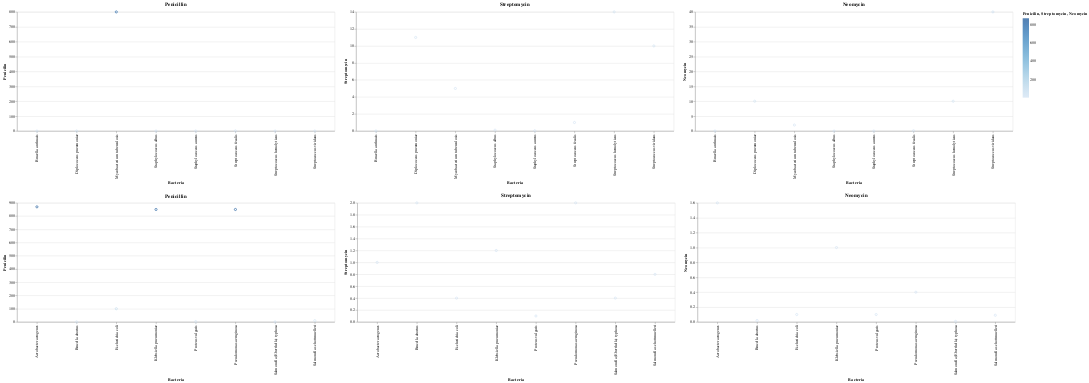

Notebook code cell kept with this figure:
### Code cell
import pandas as pd
import altair as alt

# Your dataset
data = {
    'Bacteria': [
        'Aerobacter aerogenes', 'Brucella abortus', 'Brucella anthracis',
        'Diplococcus pneumoniae', 'Escherichia coli', 'Klebsiella pneumoniae',
        'Mycobacterium tuberculosis', 'Proteus vulgaris', 'Pseudomonas aeruginosa',
        'Salmonella (Eberthella) typhosa', 'Salmonella schottmuelleri',
        'Staphylococcus albus', 'Staphylococcus aureus', 'Streptococcus fecalis',
        'Streptococcus hemolyticus', 'Streptococcus viridans'
    ],
    'Penicilin': [870.000, 1.000, 0.001, 0.005, 100.000, 850.000, 800.000, 3.000, 850.000, 1.000, 10.000, 0.007, 0.030, 1.000, 0.001, 0.005],
    'Streptomycin': [1.00, 2.00, 0.01, 11.00, 0.40, 1.20, 5.00, 0.10, 2.00, 0.40, 0.80, 0.10, 0.03, 1.00, 14.00, 10.00],
    'Neomycin': [1.600, 0.020, 0.007, 10.000, 0.100, 1.000, 2.000, 0.100, 0.400, 0.008, 0.090, 0.001, 0.001, 0.100, 10.000, 40.000],
    'Gram Staining': ['negative', 'negative', 'positive', 'positive', 'negative', 'negative', 'positive', 'negative', 'negative', 'negative', 'negative', 'positive', 'positive', 'positive', 'positive', 'positive']
}

df = pd.DataFrame(data)

# Create two separate dataframes for Gram positive and Gram negative
gram_pos = df[df['Gram Staining'] == 'positive']
gram_neg = df[df['Gram Staining'] == 'negative']

# Create the Altair charts for each antibiotic
penicillin_chart = alt.Chart(df).mark_point().encode(
    x='Bacteria',
    y='Penicilin',
    color='Penicilin:Q'
).properties(width=800, title='Penicillin')

streptomycin_chart = alt.Chart(df).mark_point().encode(
    x='Bacteria',
    y='Streptomycin',
    color='Streptomycin:Q'
).properties(width=800, title='Streptomycin')

neomycin_chart = alt.Chart(df).mark_point().encode(
    x='Bacteria',
    y='Neomycin',
    color='Neomycin:Q'
).properties(width=800, title='Neomycin')

# Combine the three charts for each Gram staining type
final_chart_pos = (penicillin_chart | streptomycin_chart | neomycin_chart).transform_filter(alt.datum['Gram Staining'] == 'positive')
final_chart_neg = (penicillin_chart | streptomycin_chart | neomycin_chart).transform_filter(alt.datum['Gram Staining'] == 'negative')

# Combine the two charts side by side
final_chart = alt.vconcat(final_chart_pos, final_chart_neg)

# Show the plot
final_chart

### Figure 1 — Vega specification as saved in the notebook (floating-point values rounded to 4 significant figures)
{"$schema": "https://vega.github.io/schema/vega/v5.json", "data": [{"name": "source_0"}, {"name": "data_0"}, {"name": "data_1", "values": [{"Bacteria": "Brucella anthracis", "Penicilin": 0.001}, {"Bacteria": "Diplococcus pneumoniae", "Penicilin": 0.005}, {"Bacteria": "Mycobacterium tuberculosis", "Penicilin": 800.0}, {"Bacteria": "Staphylococcus albus", "Penicilin": 0.007}, {"Bacteria": "Staphylococcus aureus", "Penicilin": 0.03}, {"Bacteria": "Streptococcus fecalis", "Penicilin": 1.0}, {"Bacteria": "Streptococcus hemolyticus", "Penicilin": 0.001}, {"Bacteria": "Streptococcus viridans", "Penicilin": 0.005}]}, {"name": "data_2", "values": [{"Bacteria": "Brucella anthracis", "Streptomycin": 0.01}, {"Bacteria": "Diplococcus pneumoniae", "Streptomycin": 11.0}, {"Bacteria": "Mycobacterium tuberculosis", "Streptomycin": 5.0}, {"Bacteria": "Staphylococcus albus", "Streptomycin": 0.1}, {"Bacteria": "Staphylococcus aureus", "Streptomycin": 0.03}, {"Bacteria": "Streptococcus fecalis", "Streptomycin": 1.0}, {"Bacteria": "Streptococcus hemolyticus", "Streptomycin": 14.0}, {"Bacteria": "Streptococcus viridans", "Streptomycin": 10.0}]}, {"name": "data_3", "values": [{"Bacteria": "Brucella anthracis", "Neomycin": 0.007}, {"Bacteria": "Diplococcus pneumoniae", "Neomycin": 10.0}, {"Bacteria": "Mycobacterium tuberculosis", "Neomycin": 2.0}, {"Bacteria": "Staphylococcus albus", "Neomycin": 0.001}, {"Bacteria": "Staphylococcus aureus", "Neomycin": 0.001}, {"Bacteria": "Streptococcus fecalis", "Neomycin": 0.1}, {"Bacteria": "Streptococcus hemolyticus", "Neomycin": 10.0}, {"Bacteria": "Streptococcus viridans", "Neomycin": 40.0}]}, {"name": "data_4"}, {"name": "data_5", "values": [{"Bacteria": "Aerobacter aerogenes", "Penicilin": 870.0}, {"Bacteria": "Brucella abortus", "Penicilin": 1.0}, {"Bacteria": "Escherichia coli", "Penicilin": 100.0}, {"Bacteria": "Klebsiella pneumoniae", "Penicilin": 850.0}, {"Bacteria": "Proteus vulgaris", "Penicilin": 3.0}, {"Bacteria": "Pseudomonas aeruginosa", "Penicilin": 850.0}, {"Bacteria": "Salmonella (Eberthella) typhosa", "Penicilin": 1.0}, {"Bacteria": "Salmonella schottmuelleri", "Penicilin": 10.0}]}, {"name": "data_6", "values": [{"Bacteria": "Aerobacter aerogenes", "Streptomycin": 1.0}, {"Bacteria": "Brucella abortus", "Streptomycin": 2.0}, {"Bacteria": "Escherichia coli", "Streptomycin": 0.4}, {"Bacteria": "Klebsiella pneumoniae", "Streptomycin": 1.2}, {"Bacteria": "Proteus vulgaris", "Streptomycin": 0.1}, {"Bacteria": "Pseudomonas aeruginosa", "Streptomycin": 2.0}, {"Bacteria": "Salmonella (Eberthella) typhosa", "Streptomycin": 0.4}, {"Bacteria": "Salmonella schottmuelleri", "Streptomycin": 0.8}]}, {"name": "data_7", "values": [{"Bacteria": "Aerobacter aerogenes", "Neomycin": 1.6}, {"Bacteria": "Brucella abortus", "Neomycin": 0.02}, {"Bacteria": "Escherichia coli", "Neomycin": 0.1}, {"Bacteria": "Klebsiella pneumoniae", "Neomycin": 1.0}, {"Bacteria": "Proteus vulgaris", "Neomycin": 0.1}, {"Bacteria": "Pseudomonas aeruginosa", "Neomycin": 0.4}, {"Bacteria": "Salmonella (Eberthella) typhosa", "Neomycin": 0.008}, {"Bacteria": "Salmonella schottmuelleri", "Neomycin": 0.09}]}, {"name": "data_1_concat_0_concat_0_x_domain_Bacteria", "values": [{"Bacteria": "Brucella anthracis"}, {"Bacteria": "Diplococcus pneumoniae"}, {"Bacteria": "Mycobacterium tuberculosis"}, {"Bacteria": "Staphylococcus albus"}, {"Bacteria": "Staphylococcus aureus"}, {"Bacteria": "Streptococcus fecalis"}, {"Bacteria": "Streptococcus hemolyticus"}, {"Bacteria": "Streptococcus viridans"}]}, {"name": "data_1_concat_0_concat_0_y_domain_Penicilin", "values": [{"min": 0.001, "max": 800.0}]}, {"name": "data_2_concat_0_concat_1_x_domain_Bacteria", "values": [{"Bacteria": "Brucella anthracis"}, {"Bacteria": "Diplococcus pneumoniae"}, {"Bacteria": "Mycobacterium tuberculosis"}, {"Bacteria": "Staphylococcus albus"}, {"Bacteria": "Staphylococcus aureus"}, {"Bacteria": "Streptococcus fecalis"}, {"Bacteria": "Streptococcus hemolyticus"}, {"Bacteria": "Streptococcus viridans"}]}, {"name": "data_2_concat_0_concat_1_y_domain_Streptomycin", "values": [{"min": 0.01, "max": 14.0}]}, {"name": "data_3_concat_0_concat_2_x_domain_Bacteria", "values": [{"Bacteria": "Brucella anthracis"}, {"Bacteria": "Diplococcus pneumoniae"}, {"Bacteria": "Mycobacterium tuberculosis"}, {"Bacteria": "Staphylococcus albus"}, {"Bacteria": "Staphylococcus aureus"}, {"Bacteria": "Streptococcus fecalis"}, {"Bacteria": "Streptococcus hemolyticus"}, {"Bacteria": "Streptococcus viridans"}]}, {"name": "data_3_concat_0_concat_2_y_domain_Neomycin", "values": [{"min": 0.001, "max": 40.0}]}, {"name": "data_5_concat_1_concat_0_x_domain_Bacteria", "values": [{"Bacteria": "Aerobacter aerogenes"}, {"Bacteria": "Brucella abortus"}, {"Bacteria": "Escherichia coli"}, {"Bacteria": "Klebsiella pneumoniae"}, {"Bacteria": "Proteus vulgaris"}, {"Bacteria": "Pseudomonas aeruginosa"}, {"Bacteria": "Salmonella (Eberthella) typhosa"}, {"Bacteria": "Salmonella schottmuelleri"}]}, {"name": "data_5_concat_1_concat_0_y_domain_Penicilin", "values": [{"min": 1.0, "max": 870.0}]}, {"name": "data_6_concat_1_concat_1_x_domain_Bacteria", "values": [{"Bacteria": "Aerobacter aerogenes"}, {"Bacteria": "Brucella abortus"}, {"Bacteria": "Escherichia coli"}, {"Bacteria": "Klebsiella pneumoniae"}, {"Bacteria": "Proteus vulgaris"}, {"Bacteria": "Pseudomonas aeruginosa"}, {"Bacteria": "Salmonella (Eberthella) typhosa"}, {"Bacteria": "Salmonella schottmuelleri"}]}, {"name": "data_6_concat_1_concat_1_y_domain_Streptomycin", "values": [{"min": 0.1, "max": 2.0}]}, {"name": "data_7_concat_1_concat_2_x_domain_Bacteria", "values": [{"Bacteria": "Aerobacter aerogenes"}, {"Bacteria": "Brucella abortus"}, {"Bacteria": "Escherichia coli"}, {"Bacteria": "Klebsiella pneumoniae"}, {"Bacteria": "Proteus vulgaris"}, {"Bacteria": "Pseudomonas aeruginosa"}, {"Bacteria": "Salmonella (Eberthella) typhosa"}, {"Bacteria": "Salmonella schottmuelleri"}]}, {"name": "data_7_concat_1_concat_2_y_domain_Neomycin", "values": [{"min": 0.008, "max": 1.6}]}], "signals": [{"name": "childHeight", "value": 300}, {"name": "concat_0_childWidth", "value": 800}, {"name": "concat_1_childWidth", "value": 800}], "marks": [{"type": "group", "name": "concat_0_group", "marks": [{"type": "group", "name": "concat_0_concat_0_group", "encode": {"update": {"width": {"signal": "concat_0_childWidth"}, "height": {"signal": "childHeight"}}}, "marks": [{"type": "symbol", "name": "concat_0_concat_0_marks", "from": {"data": "data_1"}, "encode": {"update": {"x": {"field": "Bacteria", "scale": "concat_0_concat_0_x"}, "y": {"field": "Penicilin", "scale": "concat_0_concat_0_y"}, "fill": {"value": "transparent"}, "opacity": {"value": 0.7}, "ariaRoleDescription": {"value": "point"}, "description": {"signal": "\"Bacteria: \" + (isValid(datum[\"Bacteria\"]) ? datum[\"Bacteria\"] : \"\"+datum[\"Bacteria\"]) + \"; Penicilin: \" + (format(datum[\"Penicilin\"], \"\"))"}, "stroke": {"field": "Penicilin", "scale": "color"}}}, "style": ["point"]}], "axes": [{"scale": "concat_0_concat_0_y", "ticks": false, "domain": false, "labels": false, "minExtent": 0, "maxExtent": 0, "grid": true, "zindex": 0, "orient": "left", "aria": false, "gridScale": "concat_0_concat_0_x", "tickCount": {"signal": "ceil(childHeight/40)"}}, {"scale": "concat_0_concat_0_x", "grid": false, "labelBaseline": "middle", "zindex": 0, "orient": "bottom", "labelAlign": "right", "title": "Bacteria", "labelAngle": 270}, {"scale": "concat_0_concat_0_y", "title": "Penicilin", "orient": "left", "grid": false, "labelOverlap": true, "tickCount": {"signal": "ceil(childHeight/40)"}, "zindex": 0}], "title": {"text": "Penicillin", "frame": "group"}, "style": "cell"}, {"type": "group", "name": "concat_0_concat_1_group", "encode": {"update": {"height": {"signal": "childHeight"}, "width": {"signal": "concat_0_childWidth"}}}, "marks": [{"type": "symbol", "name": "concat_0_concat_1_marks", "from": {"data": "data_2"}, "encode": {"update": {"ariaRoleDescription": {"value": "point"}, "x": {"field": "Bacteria", "scale": "concat_0_concat_1_x"}, "description": {"signal": "\"Bacteria: \" + (isValid(datum[\"Bacteria\"]) ? datum[\"Bacteria\"] : \"\"+datum[\"Bacteria\"]) + \"; Streptomycin: \" + (format(datum[\"Streptomycin\"], \"\"))"}, "y": {"field": "Streptomycin", "scale": "concat_0_concat_1_y"}, "opacity": {"value": 0.7}, "fill": {"value": "transparent"}, "stroke": {"field": "Streptomycin", "scale": "color"}}}, "style": ["point"]}], "axes": [{"scale": "concat_0_concat_1_y", "grid": true, "maxExtent": 0, "ticks": false, "zindex": 0, "orient": "left", "minExtent": 0, "labels": false, "tickCount": {"signal": "ceil(childHeight/40)"}, "aria": false, "gridScale": "concat_0_concat_1_x", "domain": false}, {"scale": "concat_0_concat_1_x", "labelAngle": 270, "title": "Bacteria", "labelAlign": "right", "grid": false, "labelBaseline": "middle", "orient": "bottom", "zindex": 0}, {"scale": "concat_0_concat_1_y", "zindex": 0, "orient": "left", "grid": false, "title": "Streptomycin", "labelOverlap": true, "tickCount": {"signal": "ceil(childHeight/40)"}}], "title": {"text": "Streptomycin", "frame": "group"}, "style": "cell"}, {"type": "group", "name": "concat_0_concat_2_group", "encode": {"update": {"width": {"signal": "concat_0_childWidth"}, "height": {"signal": "childHeight"}}}, "marks": [{"type": "symbol", "name": "concat_0_concat_2_marks", "from": {"data": "data_3"}, "encode": {"update": {"x": {"field": "Bacteria", "scale": "concat_0_concat_2_x"}, "y": {"field": "Neomycin", "scale": "concat_0_concat_2_y"}, "opacity": {"value": 0.7}, "description": {"signal": "\"Bacteria: \" + (isValid(datum[\"Bacteria\"]) ? datum[\"Bacteria\"] : \"\"+datum[\"Bacteria\"]) + \"; Neomycin: \" + (format(datum[\"Neomycin\"], \"\"))"}, "fill": {"value": "transparent"}, "stroke": {"field": "Neomycin", "scale": "color"}, "ariaRoleDescription": {"value": "point"}}}, "style": ["point"]}], "axes": [{"scale": "concat_0_concat_2_y", "grid": true, "labels": false, "domain": false, "aria": false, "minExtent": 0, "maxExtent": 0, "gridScale": "concat_0_concat_2_x", "orient": "left", "tickCount": {"signal": "ceil(childHeight/40)"}, "zindex": 0, "ticks": false}, {"scale": "concat_0_concat_2_x", "grid": false, "labelAlign": "right", "orient": "bottom", "labelAngle": 270, "title": "Bacteria", "labelBaseline": "middle", "zindex": 0}, {"scale": "concat_0_concat_2_y", "zindex": 0, "title": "Neomycin", "orient": "left", "grid": false, "labelOverlap": true, "tickCount": {"signal": "ceil(childHeight/40)"}}], "title": {"text": "Neomycin", "frame": "group"}, "style": "cell"}], "layout": {"padding": 20, "bounds": "full", "align": "each"}}, {"type": "group", "name": "concat_1_group", "marks": [{"type": "group", "name": "concat_1_concat_0_group", "encode": {"update": {"height": {"signal": "childHeight"}, "width": {"signal": "concat_1_childWidth"}}}, "marks": [{"type": "symbol", "name": "concat_1_concat_0_marks", "from": {"data": "data_5"}, "encode": {"update": {"x": {"field": "Bacteria", "scale": "concat_1_concat_0_x"}, "stroke": {"field": "Penicilin", "scale": "color"}, "y": {"field": "Penicilin", "scale": "concat_1_concat_0_y"}, "fill": {"value": "transparent"}, "description": {"signal": "\"Bacteria: \" + (isValid(datum[\"Bacteria\"]) ? datum[\"Bacteria\"] : \"\"+datum[\"Bacteria\"]) + \"; Penicilin: \" + (format(datum[\"Penicilin\"], \"\"))"}, "opacity": {"value": 0.7}, "ariaRoleDescription": {"value": "point"}}}, "style": ["point"]}], "axes": [{"scale": "concat_1_concat_0_y", "maxExtent": 0, "orient": "left", "gridScale": "concat_1_concat_0_x", "tickCount": {"signal": "ceil(childHeight/40)"}, "ticks": false, "zindex": 0, "aria": false, "grid": true, "domain": false, "labels": false, "minExtent": 0}, {"scale": "concat_1_concat_0_x", "title": "Bacteria", "zindex": 0, "orient": "bottom", "grid": false, "labelAlign": "right", "labelAngle": 270, "labelBaseline": "middle"}, {"scale": "concat_1_concat_0_y", "zindex": 0, "grid": false, "tickCount": {"signal": "ceil(childHeight/40)"}, "title": "Penicilin", "orient": "left", "labelOverlap": true}], "title": {"text": "Penicillin", "frame": "group"}, "style": "cell"}, {"type": "group", "name": "concat_1_concat_1_group", "encode": {"update": {"height": {"signal": "childHeight"}, "width": {"signal": "concat_1_childWidth"}}}, "marks": [{"type": "symbol", "name": "concat_1_concat_1_marks", "from": {"data": "data_6"}, "encode": {"update": {"description": {"signal": "\"Bacteria: \" + (isValid(datum[\"Bacteria\"]) ? datum[\"Bacteria\"] : \"\"+datum[\"Bacteria\"]) + \"; Streptomycin: \" + (format(datum[\"Streptomycin\"], \"\"))"}, "opacity": {"value": 0.7}, "ariaRoleDescription": {"value": "point"}, "fill": {"value": "transparent"}, "x": {"field": "Bacteria", "scale": "concat_1_concat_1_x"}, "y": {"field": "Streptomycin", "scale": "concat_1_concat_1_y"}, "stroke": {"field": "Streptomycin", "scale": "color"}}}, "style": ["point"]}], "axes": [{"scale": "concat_1_concat_1_y", "ticks": false, "aria": false, "gridScale": "concat_1_concat_1_x", "minExtent": 0, "zindex": 0, "grid": true, "orient": "left", "tickCount": {"signal": "ceil(childHeight/40)"}, "domain": false, "maxExtent": 0, "labels": false}, {"scale": "concat_1_concat_1_x", "title": "Bacteria", "orient": "bottom", "grid": false, "labelAlign": "right", "labelAngle": 270, "labelBaseline": "middle", "zindex": 0}, {"scale": "concat_1_concat_1_y", "grid": false, "title": "Streptomycin", "orient": "left", "zindex": 0, "labelOverlap": true, "tickCount": {"signal": "ceil(childHeight/40)"}}], "title": {"text": "Streptomycin", "frame": "group"}, "style": "cell"}, {"type": "group", "name": "concat_1_concat_2_group", "encode": {"update": {"width": {"signal": "concat_1_childWidth"}, "height": {"signal": "childHeight"}}}, "marks": [{"type": "symbol", "name": "concat_1_concat_2_marks", "from": {"data": "data_7"}, "encode": {"update": {"y": {"field": "Neomycin", "scale": "concat_1_concat_2_y"}, "opacity": {"value": 0.7}, "x": {"field": "Bacteria", "scale": "concat_1_concat_2_x"}, "stroke": {"field": "Neomycin", "scale": "color"}, "ariaRoleDescription": {"value": "point"}, "description": {"signal": "\"Bacteria: \" + (isValid(datum[\"Bacteria\"]) ? datum[\"Bacteria\"] : \"\"+datum[\"Bacteria\"]) + \"; Neomycin: \" + (format(datum[\"Neomycin\"], \"\"))"}, "fill": {"value": "transparent"}}}, "style": ["point"]}], "axes": [{"scale": "concat_1_concat_2_y", "domain": false, "tickCount": {"signal": "ceil(childHeight/40)"}, "maxExtent": 0, "ticks": false, "gridScale": "concat_1_concat_2_x", "grid": true, "minExtent": 0, "zindex": 0, "labels": false, "aria": false, "orient": "left"}, {"scale": "concat_1_concat_2_x", "zindex": 0, "labelAlign": "right", "labelAngle": 270, "orient": "bottom", "grid": false, "title": "Bacteria", "labelBaseline": "middle"}, {"scale": "concat_1_concat_2_y", "labelOverlap": true, "title": "Neomycin", "tickCount": {"signal": "ceil(childHeight/40)"}, "grid": false, "zindex": 0, "orient": "left"}], "title": {"text": "Neomycin", "frame": "group"}, "style": "cell"}], "layout": {"padding": 20, "bounds": "full", "align": "each"}}], "scales": [{"name": "color", "type": "linear", "domain": {"fields": [{"data": "data_1", "field": "Penicilin"}, {"data": "data_2", "field": "Streptomycin"}, {"data": "data_3", "field": "Neomycin"}, {"data": "data_5", "field": "Penicilin"}, {"data": "data_6", "field": "Streptomycin"}, {"data": "data_7", "field": "Neomycin"}]}, "range": "ramp", "interpolate": "hcl", "zero": false}, {"name": "concat_0_concat_0_x", "type": "point", "domain": {"data": "data_1_concat_0_concat_0_x_domain_Bacteria", "field": "Bacteria", "sort": true}, "range": [0, {"signal": "concat_0_childWidth"}], "padding": 0.5}, {"name": "concat_0_concat_0_y", "type": "linear", "domain": [{"signal": "(data(\"data_1_concat_0_concat_0_y_domain_Penicilin\")[0] || {}).min"}, {"signal": "(data(\"data_1_concat_0_concat_0_y_domain_Penicilin\")[0] || {}).max"}], "range": [{"signal": "childHeight"}, 0], "nice": true, "zero": true}, {"name": "concat_0_concat_1_x", "type": "point", "domain": {"data": "data_2_concat_0_concat_1_x_domain_Bacteria", "field": "Bacteria", "sort": true}, "range": [0, {"signal": "concat_0_childWidth"}], "padding": 0.5}, {"name": "concat_0_concat_1_y", "type": "linear", "domain": [{"signal": "(data(\"data_2_concat_0_concat_1_y_domain_Streptomycin\")[0] || {}).min"}, {"signal": "(data(\"data_2_concat_0_concat_1_y_domain_Streptomycin\")[0] || {}).max"}], "range": [{"signal": "childHeight"}, 0], "zero": true, "nice": true}, {"name": "concat_0_concat_2_x", "type": "point", "domain": {"data": "data_3_concat_0_concat_2_x_domain_Bacteria", "field": "Bacteria", "sort": true}, "range": [0, {"signal": "concat_0_childWidth"}], "padding": 0.5}, {"name": "concat_0_concat_2_y", "type": "linear", "domain": [{"signal": "(data(\"data_3_concat_0_concat_2_y_domain_Neomycin\")[0] || {}).min"}, {"signal": "(data(\"data_3_concat_0_concat_2_y_domain_Neomycin\")[0] || {}).max"}], "range": [{"signal": "childHeight"}, 0], "zero": true, "nice": true}, {"name": "concat_1_concat_0_x", "type": "point", "domain": {"data": "data_5_concat_1_concat_0_x_domain_Bacteria", "field": "Bacteria", "sort": true}, "range": [0, {"signal": "concat_1_childWidth"}], "padding": 0.5}, {"name": "concat_1_concat_0_y", "type": "linear", "domain": [{"signal": "(data(\"data_5_concat_1_concat_0_y_domain_Penicilin\")[0] || {}).min"}, {"signal": "(data(\"data_5_concat_1_concat_0_y_domain_Penicilin\")[0] || {}).max"}], "range": [{"signal": "childHeight"}, 0], "nice": true, "zero": true}, {"name": "concat_1_concat_1_x", "type": "point", "domain": {"data": "data_6_concat_1_concat_1_x_domain_Bacteria", "field": "Bacteria", "sort": true}, "range": [0, {"signal": "concat_1_childWidth"}], "padding": 0.5}, {"name": "concat_1_concat_1_y", "type": "linear", "domain": [{"signal": "(data(\"data_6_concat_1_concat_1_y_domain_Streptomycin\")[0] || {}).min"}, {"signal": "(data(\"data_6_concat_1_concat_1_y_domain_Streptomycin\")[0] || {}).max"}], "range": [{"signal": "childHeight"}, 0], "nice": true, "zero": true}, {"name": "concat_1_concat_2_x", "type": "point", "domain": {"data": "data_7_concat_1_concat_2_x_domain_Bacteria", "field": "Bacteria", "sort": true}, "range": [0, {"signal": "concat_1_childWidth"}], "padding": 0.5}, {"name": "concat_1_concat_2_y", "type": "linear", "domain": [{"signal": "(data(\"data_7_concat_1_concat_2_y_domain_Neomycin\")[0] || {}).min"}, {"signal": "(data(\"data_7_concat_1_concat_2_y_domain_Neomycin\")[0] || {}).max"}], "range": [{"signal": "childHeight"}, 0], "nice": true, "zero": true}], "layout": {"padding": 20, "columns": 1, "bounds": "full", "align": "each"}, "background": "white", "padding": 5, "legends": [{"stroke": "color", "gradientLength": {"signal": "clamp(childHeight, 64, 200)"}, "title": "Penicilin, Streptomycin, Neomycin", "encode": {"gradient": {"update": {"opacity": {"value": 0.7}}}}}]}
